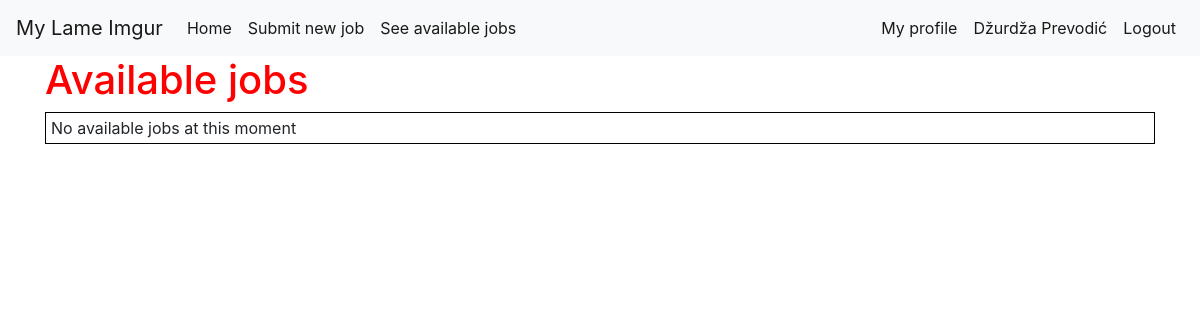
Page /app/jobs (signed in) on the earlier database version.
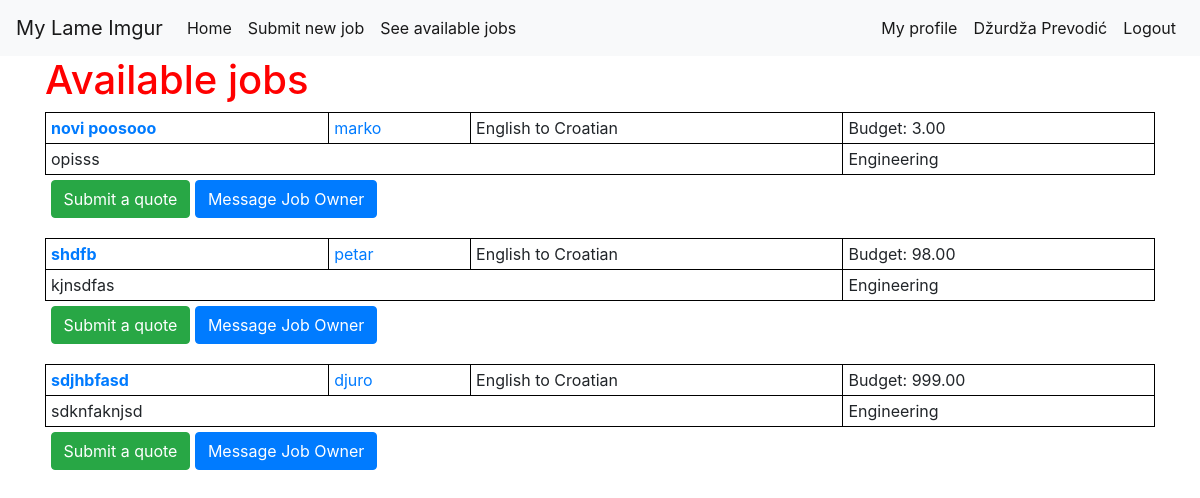
Same page on the later database version.
### app/models.py (models this page shows, shortened)
class Account(models.Model):
    user = models.OneToOneField(User, on_delete=models.CASCADE)
    name = models.CharField(max_length=100)
    balance = models.DecimalField(max_digits=8, decimal_places=2, default=0)
    translator = models.BooleanField()

class Job(models.Model):
    class Status(models.TextChoices):
        AVAILABLE = 'available', "Available"
        ASSIGNED = 'assigned', "Assigned"
        IN_PROGRESS = 'in_progress', "In Progress"
        COMPLETED = 'completed', "Completed"
    class Field(models.TextChoices):
        ART = 'art', "Art"
        BUS = 'business', "Business"
        COMP = 'computers', "Computers"
        EDU = 'education', "Education"
        ENG = 'engineering', "Engineering"
        FIN = 'finance', "Finance"
        LAW = 'law', "Law"
        LIT = 'literature', "Literature"
        MED = 'medicine', "Medicine"
        SCI = 'science', "Science"
        SOC = 'social_sciences', "Social Sciences"
        TECH = 'technology', "Technology"
    class Language(models.TextChoices):
        ENG = 'en', "English"
        SPA = 'spa', "Spanish"
        FRE = 'fr', "French"
        GER = 'de', "German"
        ITA = 'it', "Italian"
        JPN = 'ja', "Japanese"
        CRO = 'hr', "Croatian"
    user = models.ForeignKey(User, on_delete=models.CASCADE)
    title = models.CharField(max_length=100)
    description = models.CharField(max_length=100)
    source_lang = models.CharField(
            max_length=3,
            choices=Language.choices,
            default=Language.ENG,
    )
    target_lang = models.CharField(
            max_length=3,
            choices=Language.choices,
            default=Language.CRO,
    )
    field = models.CharField(
            max_length=100,
            choices=Field.choices,
            default=Field.ENG,
    )
    budget = models.DecimalField(max_digits=8, decimal_places=2)
    text = models.TextField()
    status = models.CharField(
            max_length=100,
            choices=Status.choices,
            default=Status.AVAILABLE,
    )
    translation = models.TextField(blank=True, null=True)
    def owner(self):
        return self.user.account

### app/views.py (the view)
# urls.py: path('jobs', views.jobs_index, name="jobs"),
@login_required
def jobs_index(request):
    if request.user.account.translator:
        jobs = Job.objects.filter(status='available')
        context = {
            'jobs': jobs,
        }
        return render(request, 'app/jobs_index.html', context)
    else:
        return HttpResponseRedirect(reverse('home_path'))

### app/templates/app/jobs_index.html
{% extends 'app/base.html' %}
{% block content %}
<h1>Available jobs</h1>
<table class="jobs">
{% for job in jobs %}
    <tr>
      <td>
        <strong>
          <a href="{% url 'app:job_detail' job.id %}">{{ job.title }}</a>
        </strong>
      </td>
      <td>
        <a href="{% url "accounts:profile" job.owner.id %}">
          {{ job.owner.name }}
        </a>
      </td>
      <td>{{ job.get_source_lang_display }} to {{ job.get_target_lang_display }} </td>
      <td>Budget: {{ job.budget }}</td>
    </tr>
    <tr>
      <td colspan="3">
        {{ job.description }}
      </td>
      <td>
        {{ job.get_field_display }}
      </td>
    </tr>
    <tr>
      <td colspan="4" class="bid-controls-row">
        <a href="{% url 'app:job_detail' job.id %}" class="btn btn-success">Submit a quote</a>
        <a href="{% url 'app:message' job.id %}" class="btn btn-primary">Message Job Owner</a>
      </td>
    </tr>
{% empty %}
  <tr>
    <td colspan="4"> No available jobs at this moment</td>
  </tr>
{% endfor %}
</table>
{% endblock content %}

### app/templates/app/base.html (shortened to what this page needs)
{% load static %}
<html>
  <head>
    <link rel="stylesheet" href="https://stackpath.bootstrapcdn.com/bootstrap/4.5.2/css/bootstrap.min.css">
    <link rel="stylesheet" href="{% static 'app/css/app.css' %}">
  </head>
  <body>
    <div class="page-header">
      <nav class="navbar navbar-expand-lg navbar-light bg-light">
        <a class="navbar-brand" href="/">My Lame Imgur</a>
        <div class="collapse navbar-collapse" id="navbarSupportedContent">
          <ul class="navbar-nav mr-auto">
            <li class="nav-item active">
              <a class="nav-link" href="/">Home</a>
            </li>
            {% if user.is_authenticated %}
              <li class="nav-item active">
                <a class="nav-link" href="{% url 'app:new_job'  %}">Submit new job</a>
              </li>
              {% if user.account.translator %}
                <li class="nav-item active">
                  <a class="nav-link" href="{% url 'app:jobs' %}">See available jobs</a>
                </li>
              {% endif %}
            {% endif %}
          </ul>
          <ul class="navbar-nav ml-auto">
            {% if user.is_authenticated %}
              <li class="nav-item active">
                <a class="nav-link" href="{% url 'accounts:profile' user.id %}">My profile</a>
              </li>
              <li class="nav-item active">
                <a class="nav-link" href="{% url 'accounts:dashboard' %}">{{ user.account.name }}</a>
              </li>
              <li class="nav-item active">
                <a class="nav-link" href="{% url 'logout' %}">Logout</a>
              </li>
            {% endif %}
          </ul>
        </div>
      </nav>
    </div>
    <div class="content container">
      <div class="row">
        <div class="col-md-12">
          {% block content %}
          {% endblock %}
        </div>
      </div>
    </div>
  </body>
</html>

### app/static/app/css/app.css (style rules this page uses)
.content h1 { color: red; }
table.jobs { width: 100%; }
table.jobs td { padding: 5px; border: 1px solid black; }
table.jobs td.bid-controls-row { border: none; padding-bottom: 20px; }

Differences in the rows shown:
added Job: title "novi poosooo", owner.name "marko", source_lang "English", target_lang "Croatian", budget "3.00", description "opisss", field "Engineering"
added Job: title "shdfb", owner.name "petar", source_lang "English", target_lang "Croatian", budget "98.00", description "kjnsdfas", field "Engineering"
added Job: title "sdjhbfasd", owner.name "djuro", source_lang "English", target_lang "Croatian", budget "999.00", description "sdknfaknjsd", field "Engineering"
Other differences:
text no longer shown: "No available jobs at this moment"
